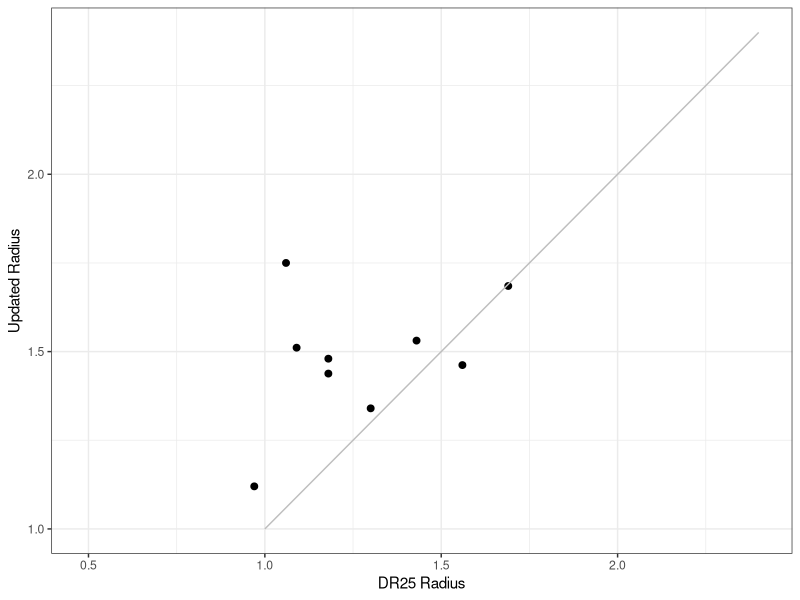
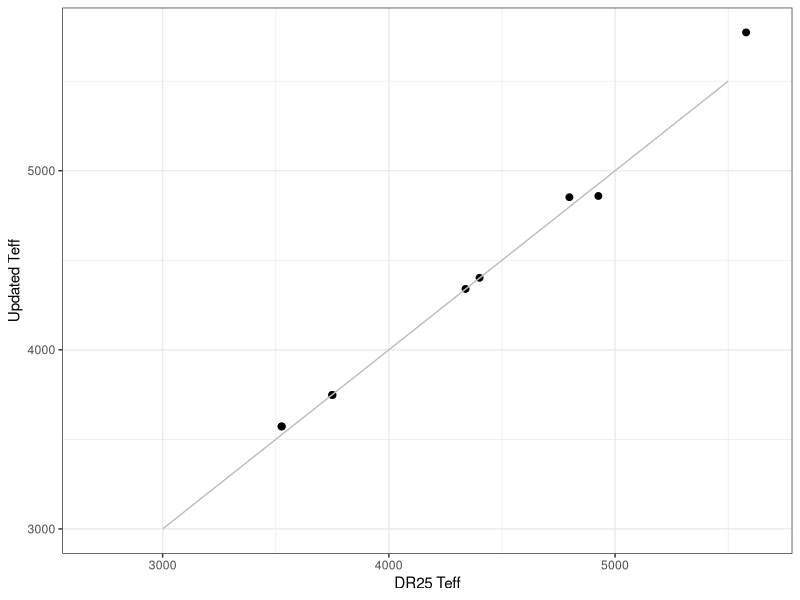
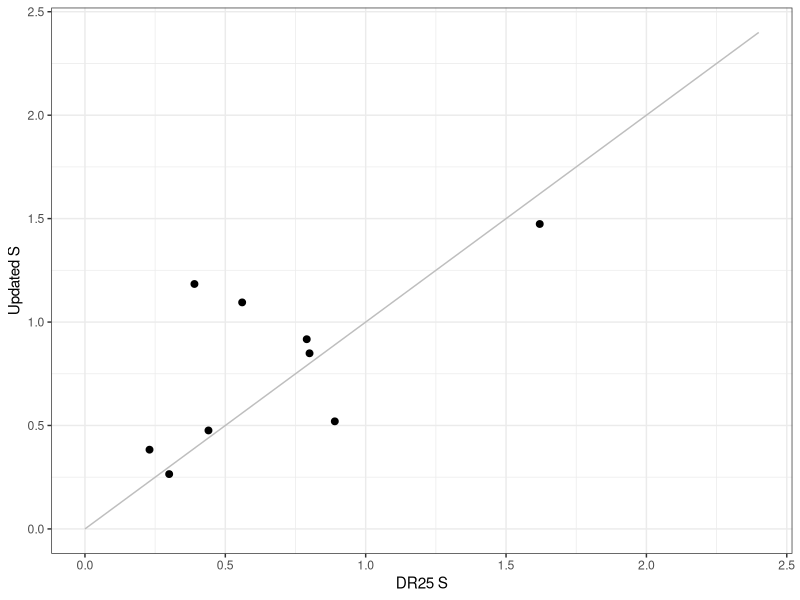
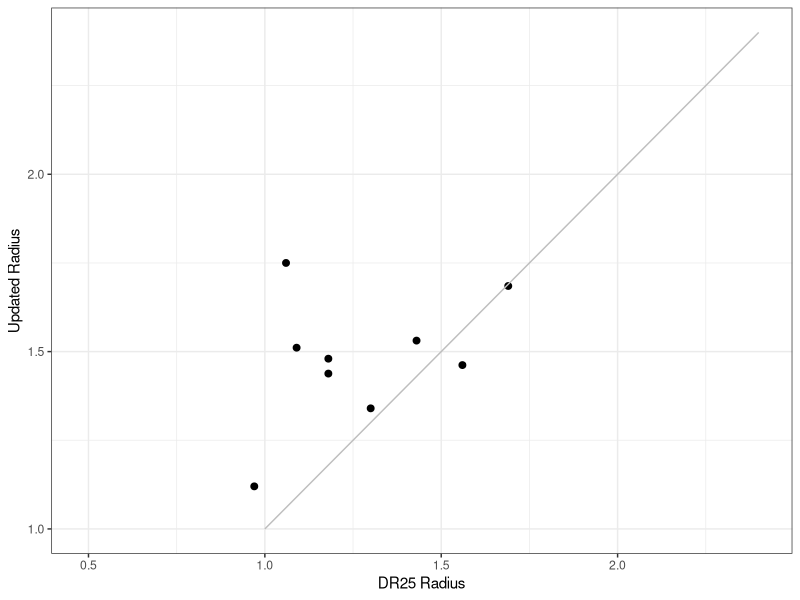
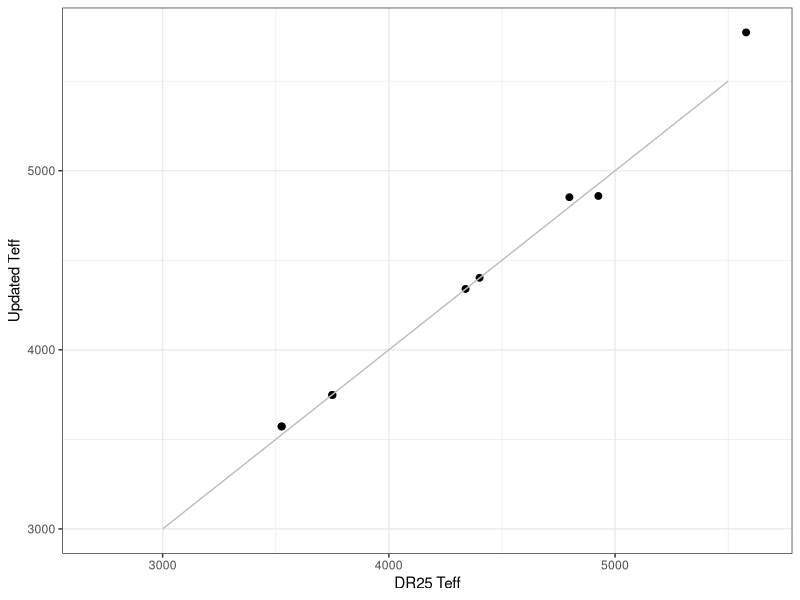
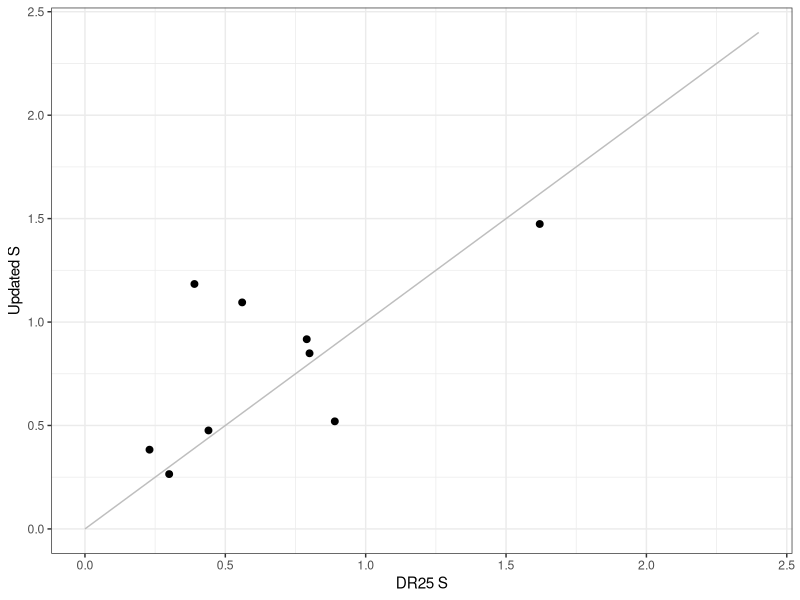

Here is the R script that generated these plots, in order: (Note: this script raises an error after producing the figures.)
## ---- chunk 1
knitr::opts_chunk$set(echo = TRUE,fig.show = "animate",message=FALSE,warning=FALSE)

require(ggplot2)
require(dplyr)
require(knitr)
require(readr)
require(tidyr)
require(gganimate)
require(scales)

knitr::opts_knit$set(root.dir = '../.')
myecho = FALSE
## ---- chunk 2

thompson <- read_csv("data/thompson_apjsaab4f9t7_mrt.csv")

mamajek <- read_csv("data/ExEP_SmallTemperateExoplanetCompendium.csv",comment="#")


## ---- chunk 3

mamajek2 <- mamajek %>% select(Planet,Radius,Teff,Period,semi_major_axis,S)

compare <- merge(mamajek2, thompson,by.x="Planet",by.y="name",all.y=TRUE)

confirmed <- filter(compare, !is.na(Planet))

## ---- chunk 4

plotbase <- ggplot(confirmed) + theme_bw()

plot1 <- plotbase + geom_point(aes(y=Radius,x=Rp),size=2) + ylab("Updated Radius") + xlab("DR25 Radius")
tempx <- seq(1,2.5, by=0.2)
line <- data.frame(x=tempx,y=tempx)
plot1 <- plot1 + geom_line(data=line,aes(x=x,y=y),color="grey")
print(plot1)
ggsave("plots/radius_compare.pdf")

plot3 <- plotbase + geom_point(aes(y=Teff.x,x=Teff.y),size=2) + ylab("Updated Teff") + xlab("DR25 Teff")
tempx <- seq(3000,5500, by=500)
line <- data.frame(x=tempx,y=tempx)
plot3 <- plot3 + geom_line(data=line,aes(x=x,y=y),color="grey")
print(plot3)
ggsave("plots/Teff_compare.pdf")

plot2 <- plotbase + geom_point(aes(y=S,x=Sp),size=2) + ylab("Updated S") + xlab("DR25 S")
tempx <- seq(0,2.5, by=0.2)
line <- data.frame(x=tempx,y=tempx)
plot2 <- plot2 + geom_line(data=line,aes(x=x,y=y),color="grey")
print(plot2)
ggsave("plots/S_compare.pdf")


## ---- chunk 5

#need to change the data format to narrow in order to use gganimate to do what I want...

planetlist <- confirmed$Planet

temp1 <- filter(thompson,name %in% planetlist)
temp1 <- temp1 %>% select(name,period,Rp,Sp,Teff)
temp1$S_in_Recent_Venus <- rep(NA,nrow(temp1))
temp1$S_out_Early_Mars <- rep(NA,nrow(temp1))
temp1$opt_in <- rep(TRUE,nrow(temp1))
temp1$con_in <- rep(TRUE,nrow(temp1))
temp1$era <- rep("DR25",nrow(temp1))

temp2 <- filter(mamajek, Planet %in% planetlist)
temp2 <- temp2 %>% select(Planet,Period,Radius,S,Teff,
                          S_in_Recent_Venus,S_out_Early_Mars,opt_in,con_in)
temp2$era <- rep("now",nrow(temp2))

mycols <- colnames(temp2)
colnames(temp1) <- mycols

confirmed_narrow <- rbind(temp1,temp2)

## ---- chunk 6

# this function is necessary to plot axes that are both reversed and log

reverselog_trans <- function(base = exp(1)) {
    trans <- function(x) -log(x, base)
    inv <- function(x) base^(-x)
    trans_new(paste0("reverselog-", format(base)), trans, inv, 
              log_breaks(base = base), 
              domain = c(1e-100, Inf))
}


## ---- chunk 7

pmove <- ggplot() + theme_bw() + scale_color_gradient(low = "red", high = "gold")

for (i in 1:length(planetlist)){
    temp <- filter(confirmed_narrow, Planet == planetlist[i])
    pmove <- pmove + geom_point(data=temp,aes(x=S,y=Teff,size=Radius,color=Teff),alpha=0.7) + 
    transition_states(
      era,
      transition_length = 2,
      state_length=1
    ) +
    enter_fade() + exit_shrink() + ease_aes('sine-in-out')
}

print(pmove)

anim_save("plots/HZ1.gif")
## ---- chunk 8

pmove <- ggplot() + theme_bw() + scale_color_gradient(low = "red", high = "gold") + scale_x_continuous(trans=reverselog_trans(10))

for (i in 1:length(planetlist)){
    temp <- filter(confirmed_narrow, Planet == planetlist[i])
    pmove <- pmove + geom_point(data=temp,aes(x=S,y=Teff,size=Radius,color=Teff),alpha=0.7) + 
    transition_states(
      era,
      transition_length = 2,
      state_length=1
    ) +
    enter_fade() + exit_shrink() + ease_aes('sine-in-out')
}

print(pmove)

anim_save("plots/HZ1_r.gif")
## ---- chunk 9

pmove2 <- ggplot() + theme_bw() + scale_color_gradient(low = "red", high = "gold") +
  xlab("Insolation received at planet (relative to Earth)")

for (i in 1:length(planetlist)){
    temp <- filter(confirmed_narrow, Planet == planetlist[i])
    pmove2 <- pmove2 + geom_point(data=temp,aes(x=S,y=Radius,color=Teff,size=Radius),alpha=0.7) + 
    transition_states(
      era,
      transition_length = 2,
      state_length=1
    ) +
    enter_fade() + exit_shrink() + ease_aes('sine-in-out')
}

print(pmove2)

anim_save("plots/HZ2.gif")



## ---- chunk 10

pmove2 <- ggplot() + theme_bw() + scale_color_gradient(low = "red", high = "gold") +
  xlab("Insolation received at planet (relative to Earth)")  + scale_x_continuous(trans=reverselog_trans(10))

for (i in 1:length(planetlist)){
    temp <- filter(confirmed_narrow, Planet == planetlist[i])
    pmove2 <- pmove2 + geom_point(data=temp,aes(x=S,y=Radius,color=Teff,size=Radius),alpha=0.7) + 
    transition_states(
      era,
      transition_length = 2,
      state_length=1
    ) +
    enter_fade() + exit_shrink() + ease_aes('sine-in-out')
}

print(pmove2)

anim_save("plots/HZ2_r.gif")



## ---- chunk 11

confirmed_narrow <- mutate(confirmed_narrow,opt_in2=ifelse(opt_in,1,0))

pmove3 <- ggplot() + theme_bw() + scale_color_gradient(low = "grey", high = "blue") +
  xlab("Insolation received at planet (relative to Earth)")

for (i in 1:length(planetlist)){
    temp <- filter(confirmed_narrow, Planet == planetlist[i])
    pmove3 <- pmove3 + geom_point(data=temp,aes(x=S,y=Radius,color=opt_in2,size=Radius),alpha=0.7) + 
    transition_states(
      era,
      transition_length = 2,
      state_length=1
    ) +
    enter_fade() + exit_shrink() + ease_aes('sine-in-out')
}

print(pmove3)

anim_save("plots/HZ3.gif")



## ---- chunk 12

confirmed_narrow <- mutate(confirmed_narrow,opt_in2=ifelse(opt_in,1,0))

pmove3 <- ggplot() + theme_bw() + scale_color_gradient(low = "grey", high = "blue") +
  xlab("Insolation received at planet (relative to Earth)")  + scale_x_continuous(trans=reverselog_trans(10))

for (i in 1:length(planetlist)){
    temp <- filter(confirmed_narrow, Planet == planetlist[i])
    pmove3 <- pmove3 + geom_point(data=temp,aes(x=S,y=Radius,color=opt_in2,size=Radius),alpha=0.7) + 
    transition_states(
      era,
      transition_length = 2,
      state_length=1
    ) +
    enter_fade() + exit_shrink() + ease_aes('sine-in-out')
}

print(pmove3)

anim_save("plots/HZ3_r.gif")



## ---- chunk 13

confirmed_narrow <- mutate(confirmed_narrow,con_in2=ifelse(con_in,1,0))

pmove4 <- ggplot() + theme_bw() + scale_color_gradient(low = "grey", high = "blue") +
  xlab("Insolation received at planet (relative to Earth)") 

for (i in 1:length(planetlist)){
    temp <- filter(confirmed_narrow, Planet == planetlist[i])
    pmove4 <- pmove4 + geom_point(data=temp,aes(x=S,y=Radius,color=con_in2,size=Radius),alpha=0.7) + 
    transition_states(
      era,
      transition_length = 2,
      state_length=1
    ) +
    enter_fade() + exit_shrink() + ease_aes('sine-in-out')
}

print(pmove4)

anim_save("plots/HZ4.gif")



## ---- chunk 14

confirmed_narrow <- mutate(confirmed_narrow,con_in2=ifelse(con_in,1,0))

pmove4 <- ggplot() + theme_bw() + scale_color_gradient(low = "grey", high = "blue") +
  xlab("Insolation received at planet (relative to Earth)")  + scale_x_continuous(trans=reverselog_trans(10))

for (i in 1:length(planetlist)){
    temp <- filter(confirmed_narrow, Planet == planetlist[i])
    pmove4 <- pmove4 + geom_point(data=temp,aes(x=S,y=Radius,color=con_in2,size=Radius),alpha=0.7) + 
    transition_states(
      era,
      transition_length = 2,
      state_length=1
    ) +
    enter_fade() + exit_shrink() + ease_aes('sine-in-out')
}

print(pmove4)

anim_save("plots/HZ4_r.gif")



## ---- chunk 15
sessionInfo()
